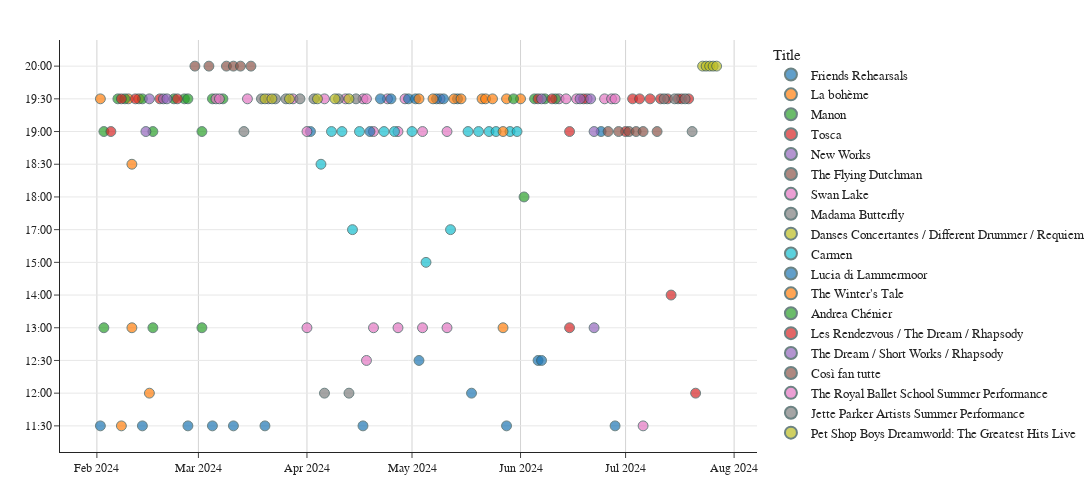

Notebook code for this chart:
### Code cell
import plotly.express as px

events_df["Size"] = 1  # set the size of the dots
events_df["url"] = events_df.slug.apply(lambda x: f"https://www.roh.org.uk/{x}-details")

events_df_sub = events_df.query("location == 'Main Stage'")
fig = px.scatter(
    events_df_sub,
    custom_data=["title", "url"],
    x="date",
    y="time",
    color="title",
    size="Size",
    size_max=7,
    title="Royal Opera House Events",
    template="simple_white",
    hover_name="url",
)
# Keep first 5 characters of the y axis marks
fig.update_yaxes(
    categoryorder="category ascending",
    showgrid=True,
    tickvals=events_df_sub.time.unique(),
    ticktext=[str(x)[:5] for x in events_df_sub.time.unique()],
    title="",
)
fig.update_xaxes(
    title="",
    showgrid=True,
    gridwidth=1,
    gridcolor="LightGray",
)
fig.update_layout(
    width=1700,
    height=500,
    margin=dict(l=0, r=0, b=0, t=40, pad=0),
)
fig.update_traces(
    marker=dict(line=dict(width=1, color="DarkSlateGrey")),
    selector=dict(mode="markers"),
)
fig.update_layout(
    hoverlabel=dict(
        font_size=16,
        font_family="Gotham",
        font_color="White",
        bgcolor="#C7102E",
    ),
    legend=dict(
        title="Title",
        title_font=dict(size=15, family="Gotham"),
        font=dict(size=13, family="Gotham"),
    ),
    title=None
)
fig.layout.font.family = "Gotham"
# Remove Size from the hover data
fig.update_traces(
    hovertemplate="<br>".join(
        [
            "%{customdata[0]}",
            "%{x}",
            "%{y}",
        ],
    ) + "<extra></extra>",
)
fig.show()
